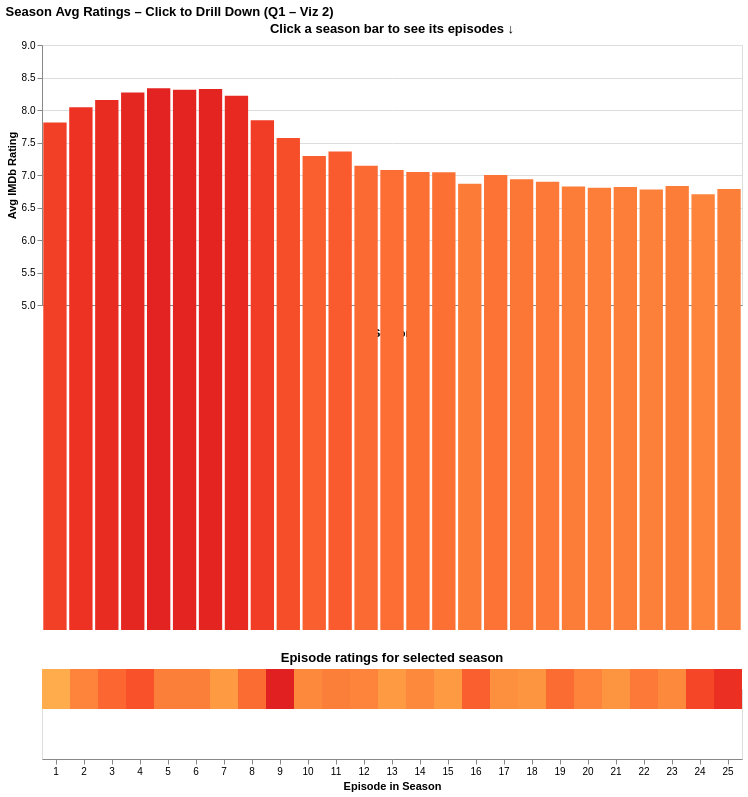

Notebook code cell kept with this figure:
### Code cell
# ── VIZ 2: Click a season bar → episode strip ─────────────────────────────
season_df = (
    eps.groupby("season")
    .agg(avg_rating=("imdb_rating","mean"), n_ep=("id","count"))
    .reset_index().round({"avg_rating":3})
)
season_click = alt.selection_point(fields=["season"])

season_bars = (
    alt.Chart(season_df)
    .mark_bar(cursor="pointer")
    .encode(
        x=alt.X("season:O", title="Season"),
        y=alt.Y("avg_rating:Q", title="Avg IMDb Rating",
                scale=alt.Scale(domain=[5,9])),
        color=alt.condition(
            season_click,
            alt.Color("avg_rating:Q",
                      scale=alt.Scale(scheme="yelloworangered", domain=[5,9]),
                      legend=None),
            alt.value("#dddddd"),
        ),
        tooltip=[alt.Tooltip("season:O"), alt.Tooltip("avg_rating:Q", format=".2f"),
                 alt.Tooltip("n_ep:Q", title="Episodes")],
    )
    .add_params(season_click)
    .properties(width=700, height=260,
                title="Click a season bar to see its episodes ↓")
)

episode_strip = (
    alt.Chart(eps)
    .mark_rect(height=40)
    .encode(
        x=alt.X("number_in_season:O", title="Episode in Season",
                axis=alt.Axis(labelAngle=0)),
        color=alt.Color("imdb_rating:Q", title="IMDb Rating",
                        scale=alt.Scale(scheme="yelloworangered", domain=[4.5,9.5])),
        tooltip=[alt.Tooltip("title:N"), alt.Tooltip("number_in_season:O", title="Ep #"),
                 alt.Tooltip("imdb_rating:Q", title="Rating", format=".1f")],
    )
    .transform_filter(season_click)
    .properties(width=700, height=70, title="Episode ratings for selected season")
)

viz2 = alt.vconcat(season_bars, episode_strip).properties(
    title="Season Avg Ratings – Click to Drill Down (Q1 – Viz 2)")
viz2.save("data/outputs/interactive_visualizations/q1_viz2_season_bars.html")
viz2

### Figure 1 — Vega-Lite specification as saved in the notebook (floating-point values rounded to 4 significant figures; data arrays with more than 128 entries replaced by an {"elided": "..."} marker saying what was removed)
{"config": {"view": {"continuousWidth": 300, "continuousHeight": 300}}, "vconcat": [{"data": {"name": "data-47bf98435d59e86cf0ac4fce2135af60"}, "mark": {"type": "bar", "cursor": "pointer"}, "encoding": {"color": {"condition": {"param": "param_65b15cf45835dac8", "field": "avg_rating", "legend": null, "scale": {"domain": [5, 9], "scheme": "yelloworangered"}, "type": "quantitative"}, "value": "#dddddd"}, "tooltip": [{"field": "season", "type": "ordinal"}, {"field": "avg_rating", "format": ".2f", "type": "quantitative"}, {"field": "n_ep", "title": "Episodes", "type": "quantitative"}], "x": {"field": "season", "title": "Season", "type": "ordinal"}, "y": {"field": "avg_rating", "scale": {"domain": [5, 9]}, "title": "Avg IMDb Rating", "type": "quantitative"}}, "height": 260, "name": "view_dfb16bc6131bfd9f_0", "title": "Click a season bar to see its episodes ↓", "width": 700}, {"data": {"name": "data-282214bfe2f46d473352ee84f747f370"}, "mark": {"type": "rect", "height": 40}, "encoding": {"color": {"field": "imdb_rating", "scale": {"domain": [4.5, 9.5], "scheme": "yelloworangered"}, "title": "IMDb Rating", "type": "quantitative"}, "tooltip": [{"field": "title", "type": "nominal"}, {"field": "number_in_season", "title": "Ep #", "type": "ordinal"}, {"field": "imdb_rating", "format": ".1f", "title": "Rating", "type": "quantitative"}], "x": {"axis": {"labelAngle": 0}, "field": "number_in_season", "title": "Episode in Season", "type": "ordinal"}}, "height": 70, "title": "Episode ratings for selected season", "transform": [{"filter": {"param": "param_65b15cf45835dac8"}}], "width": 700}], "params": [{"name": "param_65b15cf45835dac8", "select": {"type": "point", "fields": ["season"]}, "views": ["view_dfb16bc6131bfd9f_0"]}], "title": "Season Avg Ratings – Click to Drill Down (Q1 – Viz 2)", "$schema": "https://vega.github.io/schema/vega-lite/v6.1.0.json", "datasets": {"data-47bf98435d59e86cf0ac4fce2135af60": [{"season": 1, "avg_rating": 7.808, "n_ep": 13}, {"season": 2, "avg_rating": 8.041, "n_ep": 22}, {"season": 3, "avg_rating": 8.154, "n_ep": 24}, {"season": 4, "avg_rating": 8.268, "n_ep": 22}, {"season": 5, "avg_rating": 8.336, "n_ep": 22}, {"season": 6, "avg_rating": 8.312, "n_ep": 25}, {"season": 7, "avg_rating": 8.324, "n_ep": 25}, {"season": 8, "avg_rating": 8.22, "n_ep": 25}, {"season": 9, "avg_rating": 7.844, "n_ep": 25}, {"season": 10, "avg_rating": 7.57, "n_ep": 23}, {"season": 11, "avg_rating": 7.291, "n_ep": 22}, {"season": 12, "avg_rating": 7.362, "n_ep": 21}, {"season": 13, "avg_rating": 7.141, "n_ep": 22}, {"season": 14, "avg_rating": 7.077, "n_ep": 22}, {"season": 15, "avg_rating": 7.045, "n_ep": 22}, {"season": 16, "avg_rating": 7.043, "n_ep": 21}, {"season": 17, "avg_rating": 6.864, "n_ep": 22}, {"season": 18, "avg_rating": 7.0, "n_ep": 22}, {"season": 19, "avg_rating": 6.935, "n_ep": 20}, {"season": 20, "avg_rating": 6.895, "n_ep": 21}, {"season": 21, "avg_rating": 6.822, "n_ep": 23}, {"season": 22, "avg_rating": 6.805, "n_ep": 22}, {"season": 23, "avg_rating": 6.814, "n_ep": 22}, {"season": 24, "avg_rating": 6.777, "n_ep": 22}, {"season": 25, "avg_rating": 6.832, "n_ep": 22}, {"season": 26, "avg_rating": 6.705, "n_ep": 22}, {"season": 27, "avg_rating": 6.786, "n_ep": 22}], "data-282214bfe2f46d473352ee84f747f370": {"elided": "596 records"}}}
